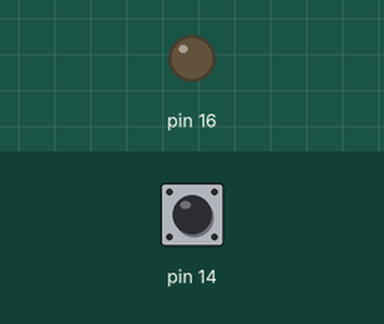
Bench run of a sketch on a simulated Arduino Uno, built with avr-gcc and run on an emulated ATmega328P. On the bench: output pins drawn as LEDs (lit = HIGH). The test bench sets the inputs (shaded band); at power-on: pin 14 HIGH.

Above: at 1.2 s.
1.3 s: pin 14 pulled LOW for 0.15 s
At 1.37 s:
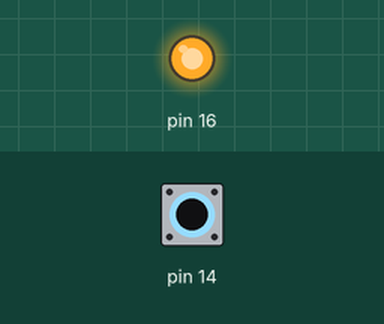
2.9 s: pin 14 pulled LOW for 3.2 s
At 6.9 s:
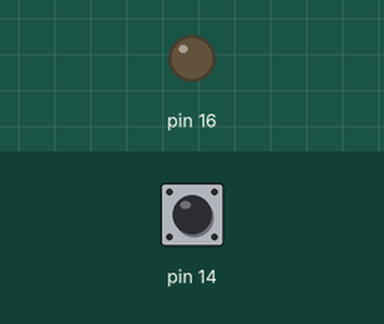
Timing chart, 0 to 8.4 s (numbered marks = the images above; inputs shaded):
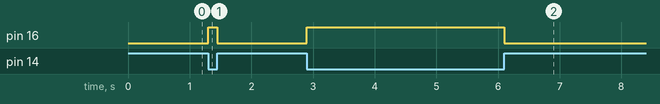

The sketch:

TestSwitchBase.ino
```cpp
void setup() {
  // put your setup code here, to run once:
 pinMode(16,OUTPUT);

 pinMode(14,INPUT);

// 让14号口电位为正
 digitalWrite(14, HIGH);
}

void loop() {
  // put your main code here, to run repeatedly:
  // 14号口被短路到地,也就是触发按钮按下事件
  if(digitalRead(14) == LOW)
    digitalWrite(16,HIGH);
  else
    digitalWrite(16,LOW);
}
```

Measured:
- after the input at 1.3 s, pin 16: LOW → HIGH at once, → LOW 0.15 s later
- after the input at 2.9 s, pin 16: LOW → HIGH at once, → LOW 3.2 s later
